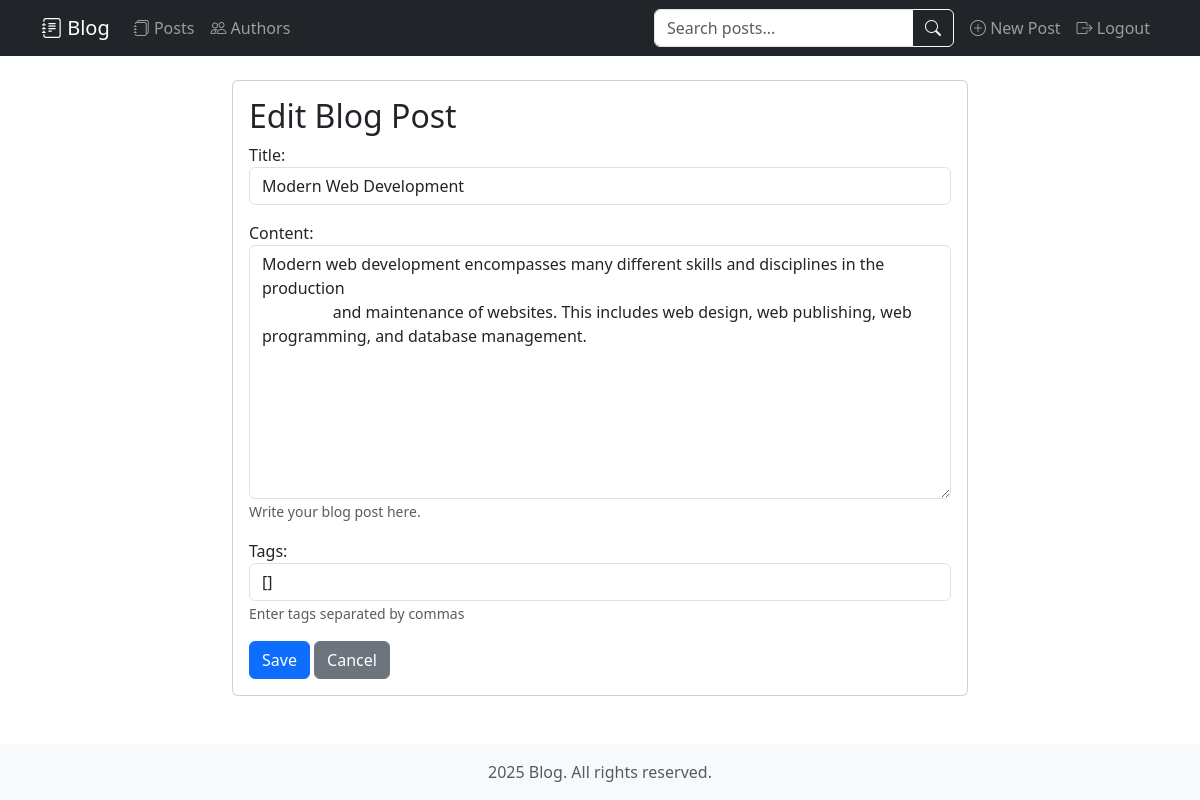
/blog/post/6/update/ (signed in), run on the app's committed database.
### blog/models.py (models this page shows, shortened)
class BlogPost(models.Model):
    title = models.CharField(max_length=200)
    author = models.ForeignKey(BlogAuthor, on_delete=models.CASCADE)
    content = models.TextField(help_text="Write your blog post here.")
    post_date = models.DateTimeField(default=timezone.now)
    tags = models.ManyToManyField(Tag, blank=True, related_name='posts')
    class Meta:
        ordering = ['-post_date']

### blog/views.py (the view, shortened to what this page needs)
# urls.py: path('post/<int:pk>/update/', views.BlogPostUpdate.as_view(), name='post-update'),
class BlogPostUpdate(LoginRequiredMixin, UserPassesTestMixin, UpdateView):
    model = BlogPost
    form_class = BlogPostForm
    template_name = 'blog/blogpost_form.html'
    def test_func(self):
        post = self.get_object()
        return self.request.user == post.author.user

### blog/forms.py (shortened to what this page needs)
class BlogPostForm(forms.ModelForm):
    tags = forms.CharField(
        required=False,
        help_text="Enter tags separated by commas",
        widget=forms.TextInput(attrs={'class': 'form-control', 'placeholder': 'e.g. python, django, web-dev'})
    )
    class Meta:
        model = BlogPost
        fields = ['title', 'content', 'tags']
        widgets = {
            'title': forms.TextInput(attrs={'class': 'form-control'}),
            'content': forms.Textarea(attrs={'class': 'form-control', 'rows': 10}),
        }
    def __init__(self, *args, **kwargs):
        super().__init__(*args, **kwargs)
        if self.instance.pk:
            self.fields['tags'].initial = ', '.join(t.name for t in self.instance.tags.all())

### blog/templates/blog/blogpost_form.html (shortened to what this page needs)
{% extends "base.html" %}
{% block content %}
<div class="row justify-content-center">
    <div class="col-md-8">
        <div class="card">
            <div class="card-body">
                <h2 class="card-title">{% if form.instance.pk %}Edit Blog Post{% else %}Create Blog Post{% endif %}</h2>
                <form method="post">
                    {% for field in form %}
                    <div class="mb-3">
                        {{ field.label_tag }}
                        {{ field }}
                        {% if field.help_text %}
                        <small class="form-text text-muted">{{ field.help_text }}</small>
                        {% endif %}
                    </div>
                    {% endfor %}
                    <button type="submit" class="btn btn-primary">Save</button>
                    <a href="{% url 'blogs' %}" class="btn btn-secondary">Cancel</a>
                </form>
            </div>
        </div>
    </div>
</div>
{% endblock %}

### data on the page
BlogPost: form "Modern Web Development" "Modern web development encompasses many different skills and disciplines in the production and maintenance of websites. This includes web design, web publishing, web programming, and database management."

### other printed values
{{ field.label_tag }} "Title:" "Content:" "Tags:"
{{ field.help_text }} "Write your blog post here." "Enter tags separated by commas"
